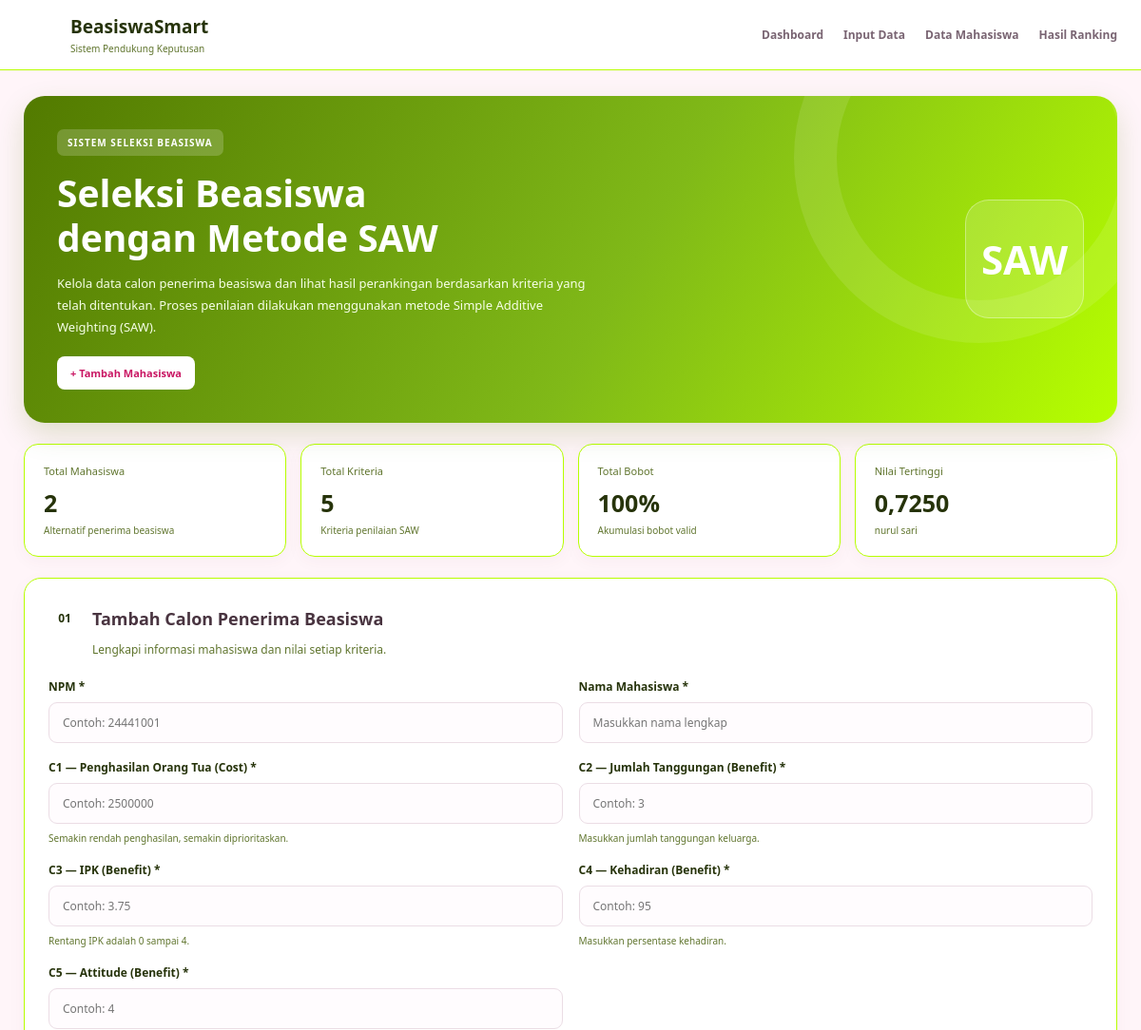
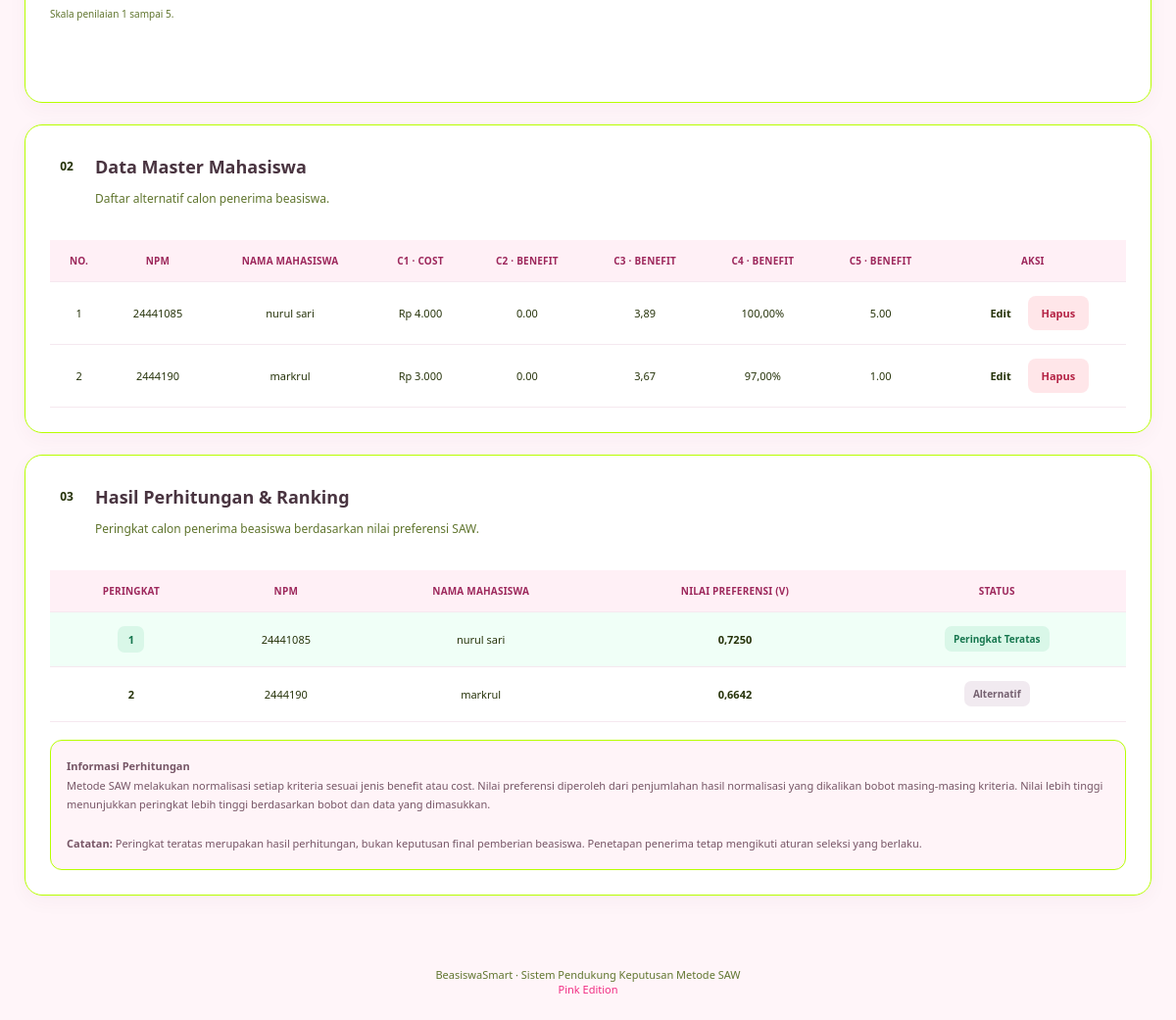
The page / on the database its author committed (2 pictures, top to bottom).
### tables this page shows
CREATE TABLE `mahasiswa` (
  `id` int(11) NOT NULL,
  `npm` varchar(20) NOT NULL,
  `nama` varchar(100) NOT NULL,
  `c1` decimal(12,2) NOT NULL,
  `c2` decimal(8,2) NOT NULL,
  `c3` decimal(5,2) NOT NULL,
  `c4` decimal(5,2) NOT NULL,
  `c5` decimal(5,2) NOT NULL
);

### index.php (the view, shortened to what this page needs)
<?php
include 'koneksi.php';
$edit_data = null;
$kriteria = array();
$q_kriteria = mysqli_query(
    $conn,
    "SELECT * FROM kriteria ORDER BY kode"
);
if ($q_kriteria) {
    while ($row = mysqli_fetch_assoc($q_kriteria)) {
        $kriteria[$row['kode']] = array(
            'nama' => $row['nama'],
            'type' => $row['type'],
            'bobot' => (float)$row['bobot']
        );
    }
}
$mahasiswa = array();
$q_mhs = mysqli_query(
    $conn,
    "SELECT * FROM mahasiswa ORDER BY id"
);
if ($q_mhs) {
    while ($row = mysqli_fetch_assoc($q_mhs)) {
        $mahasiswa[] = $row;
    }
}
$hasil_saw = array();
$total_bobot = array_sum(array_column($kriteria, 'bobot'));
$bobot_valid = !empty($kriteria)
    && abs($total_bobot - 1.0) < 0.0001;
if ($bobot_valid && !empty($mahasiswa)) {
    $acuan = array();
    foreach ($kriteria as $kode => $attr) {
        $kolom = strtolower($kode);
        $values = array_map(
            function ($mhs) use ($kolom) {
                return (float)$mhs[$kolom];
            },
            $mahasiswa
        );
        if ($attr['type'] === 'cost') {
            $positif = array_values(
                array_filter(
                    $values,
                    function ($v) {
                        return $v > 0;
                    }
                )
            );
            $acuan[$kode] = !empty($positif)
                ? min($positif)
                : 0;
        } else {
            $acuan[$kode] = max($values);
        }
    }
    foreach ($mahasiswa as $mhs) {
        $nilai_v = 0;
        foreach ($kriteria as $kode => $attr) {
            $kolom = strtolower($kode);
            $nilai = (float)$mhs[$kolom];
            $pembagi = $acuan[$kode];
            if ($attr['type'] === 'benefit') {
                $normalisasi = $pembagi > 0
                    ? $nilai / $pembagi
                    : 0;
            } else {
                $normalisasi = ($nilai > 0 && $pembagi > 0)
                    ? $pembagi / $nilai
                    : 0;
            }
            $nilai_v += $attr['bobot'] * $normalisasi;
        }
        $hasil_saw[] = array(
            'id' => $mhs['id'],
            'npm' => $mhs['npm'],
            'nama' => $mhs['nama'],
            'c1' => $mhs['c1'],
            'c2' => $mhs['c2'],
            'c3' => $mhs['c3'],
            'c4' => $mhs['c4'],
            'c5' => $mhs['c5'],
            'nilai_v' => $nilai_v
        );
    }
    usort($hasil_saw, function ($a, $b) {
        if ($a['nilai_v'] == $b['nilai_v']) {
            return 0;
        }
        return ($a['nilai_v'] < $b['nilai_v']) ? 1 : -1;
    });
}
function e($nilai) {
    return htmlspecialchars((string)$nilai, ENT_QUOTES, 'UTF-8');
}
function nilai_form($data, $kolom) {
    return e($data[$kolom] ?? '');
}
$total_mahasiswa = count($mahasiswa);
$total_kriteria = count($kriteria);
$nilai_tertinggi = !empty($hasil_saw)
    ? $hasil_saw[0]['nilai_v']
    : 0;
?>
<!DOCTYPE html>
<html lang="id">
<head>
</head>
<body>
<nav class="navbar">
    <div class="nav-inner">
        <div class="logo">
            <div class="logo-icon">SAW</div>
            <div>
                BeasiswaSmart
                <small>Sistem Pendukung Keputusan</small>
            </div>
        </div>
        <div class="nav-links">
            <a href="#dashboard">Dashboard</a>
            <a href="#input">Input Data</a>
            <a href="#data">Data Mahasiswa</a>
            <a href="#ranking">Hasil Ranking</a>
        </div>
    </div>
</nav>
<main class="container">
    <section class="hero" id="dashboard">
        <div class="hero-content">
            <span class="eyebrow">SISTEM SELEKSI BEASISWA</span>
            <h1>Seleksi Beasiswa<br>dengan Metode SAW</h1>
            <p>
                Kelola data calon penerima beasiswa dan lihat hasil
                perankingan berdasarkan kriteria yang telah ditentukan.
                Proses penilaian dilakukan menggunakan metode
                Simple Additive Weighting (SAW).
            </p>
            <a class="btn" href="#input"
               style="background:white;color:#C91663;margin-top:5px;">
                + Tambah Mahasiswa
            </a>
        </div>
        <div class="hero-icon">SAW</div>
    </section>
    <section class="stats">
        <div class="stat">
            <div class="stat-label">Total Mahasiswa</div>
            <div class="stat-value"><?= $total_mahasiswa; ?></div>
            <div class="stat-desc">Alternatif penerima beasiswa</div>
        </div>
        <div class="stat">
            <div class="stat-label">Total Kriteria</div>
            <div class="stat-value"><?= $total_kriteria; ?></div>
            <div class="stat-desc">Kriteria penilaian SAW</div>
        </div>
        <div class="stat">
            <div class="stat-label">Total Bobot</div>
            <div class="stat-value">
                <?= number_format($total_bobot * 100, 0, ',', '.'); ?>%
            </div>
            <div class="stat-desc">
                <?= $bobot_valid ? 'Akumulasi bobot valid' : 'Periksa bobot kriteria'; ?>
            </div>
        </div>
        <div class="stat">
            <div class="stat-label">Nilai Tertinggi</div>
            <div class="stat-value">
                <?= !empty($hasil_saw)
                    ? number_format($nilai_tertinggi, 4, ',', '.')
                    : '-'; ?>
            </div>
            <div class="stat-desc">
                <?= !empty($hasil_saw)
                    ? e($hasil_saw[0]['nama'])
                    : 'Belum ada hasil perhitungan'; ?>
            </div>
        </div>
    </section>
    <section class="card" id="input">
        <div class="section-title">
            <div class="section-number">01</div>
            <h2>
                <?= $edit_data
                    ? 'Edit Data Mahasiswa'
                    : 'Tambah Calon Penerima Beasiswa'; ?>
            </h2>
        </div>
        <p class="subtitle">
            Lengkapi informasi mahasiswa dan nilai setiap kriteria.
        </p>
        <form method="POST" action="index.php#input">
            <div class="form-grid">
                <div class="field">
                    <label>NPM *</label>
                    <input type="text" name="npm" required
                        value="<?= nilai_form($edit_data, 'npm'); ?>"
                        placeholder="Contoh: 24441001">
                </div>
                <div class="field">
                    <label>Nama Mahasiswa *</label>
                    <input type="text" name="nama" required
                        value="<?= nilai_form($edit_data, 'nama'); ?>"
                        placeholder="Masukkan nama lengkap">
                </div>
                <div class="field">
                    <label>C1 — Penghasilan Orang Tua (Cost) *</label>
                    <input type="number" name="c1" min="0"
                        step="0.01" required
                        value="<?= nilai_form($edit_data, 'c1'); ?>"
                        placeholder="Contoh: 2500000">
                    <span class="hint">Semakin rendah penghasilan, semakin diprioritaskan.</span>
                </div>
                <div class="field">
                    <label>C2 — Jumlah Tanggungan (Benefit) *</label>
                    <input type="number" name="c2" min="0"
                        step="1" required
                        value="<?= nilai_form($edit_data, 'c2'); ?>"
                        placeholder="Contoh: 3">
                    <span class="hint">Masukkan jumlah tanggungan keluarga.</span>
                </div>
                <div class="field">
                    <label>C3 — IPK (Benefit) *</label>
                    <input type="number" name="c3" min="0" max="4"
                        step="0.01" required
                        value="<?= nilai_form($edit_data, 'c3'); ?>"
                        placeholder="Contoh: 3.75">
                    <span class="hint">Rentang IPK adalah 0 sampai 4.</span>
                </div>
                <div class="field">
                    <label>C4 — Kehadiran (Benefit) *</label>
                    <input type="number" name="c4" min="0" max="100"
                        step="0.01" required
                        value="<?= nilai_form($edit_data, 'c4'); ?>"
                        placeholder="Contoh: 95">
                    <span class="hint">Masukkan persentase kehadiran.</span>
                </div>
                <div class="field">
                    <label>C5 — Attitude (Benefit) *</label>
                    <input type="number" name="c5" min="1" max="5"
                        step="1" required
                        value="<?= nilai_form($edit_data, 'c5'); ?>"
                        placeholder="Contoh: 4">
                    <span class="hint">Skala penilaian 1 sampai 5.</span>
                </div>
            </div>
            <div class="actions">
                <button class="btn btn-primary" type="submit"
                    name="<?= $edit_data ? 'update' : 'tambah'; ?>">
                </button>
            </div>
        </form>
    </section>
    <section class="card" id="data">
        <div class="section-title">
            <div class="section-number">02</div>
            <h2>Data Master Mahasiswa</h2>
        </div>
        <p class="subtitle">
            Daftar alternatif calon penerima beasiswa.
        </p>
        <div class="table-wrap">
        <table>
            <thead>
                <tr>
                    <th>No.</th>
                    <th>NPM</th>
                    <th>Nama Mahasiswa</th>
                    <th>C1 · Cost</th>
                    <th>C2 · Benefit</th>
                    <th>C3 · Benefit</th>
                    <th>C4 · Benefit</th>
                    <th>C5 · Benefit</th>
                    <th>Aksi</th>
                </tr>
            </thead>
            <tbody>
            <?php if (empty($mahasiswa)): ?>
                <tr>
                    <td colspan="9" class="empty">
                        Belum ada data mahasiswa. Silakan tambahkan melalui formulir.
                    </td>
                </tr>
            <?php else: ?>
                <?php foreach ($mahasiswa as $i => $mhs): ?>
                <tr>
                    <td><?= $i + 1; ?></td>
                    <td><?= e($mhs['npm']); ?></td>
                    <td><?= e($mhs['nama']); ?></td>
                    <td>Rp <?= number_format((float)$mhs['c1'], 0, ',', '.'); ?></td>
                    <td><?= e($mhs['c2']); ?></td>
                    <td><?= number_format((float)$mhs['c3'], 2, ',', '.'); ?></td>
                    <td><?= number_format((float)$mhs['c4'], 2, ',', '.'); ?>%</td>
                    <td><?= e($mhs['c5']); ?></td>
                    <td>
                        <a class="btn btn-soft"
                           href="?edit=<?= (int)$mhs['id']; ?>#input">Edit</a>
                        <a class="btn btn-delete"
                           href="?hapus=<?= (int)$mhs['id']; ?>"
                           onclick="return confirm('Yakin ingin menghapus data ini?')">
                           Hapus
                        </a>
                    </td>
                </tr>
                <?php endforeach; ?>
            <?php endif; ?>
            </tbody>
        </table>
        </div>
    </section>
    <section class="card" id="ranking">
        <div class="section-title">
            <div class="section-number">03</div>
            <h2>Hasil Perhitungan &amp; Ranking</h2>
        </div>
        <p class="subtitle">
            Peringkat calon penerima beasiswa berdasarkan nilai preferensi SAW.
        </p>
        <?php if (!$bobot_valid): ?>
            <div class="notice">
                Total bobot kriteria harus sama dengan 1,00.
                Periksa tabel kriteria pada database.
            </div>
        <?php elseif (empty($mahasiswa)): ?>
            <div class="empty">
                Ranking akan muncul setelah data mahasiswa ditambahkan.
            </div>
        <?php else: ?>
            <div class="table-wrap">
            <table>
                <thead>
                    <tr>
                        <th>Peringkat</th>
                        <th>NPM</th>
                        <th>Nama Mahasiswa</th>
                        <th>Nilai Preferensi (V)</th>
                        <th>Status</th>
                    </tr>
                </thead>
                <tbody>
                <?php foreach ($hasil_saw as $i => $row): ?>
                    <tr class="<?= $i === 0 ? 'rank-first' : ''; ?>">
                        <td><span class="rank-badge"><?= $i + 1; ?></span></td>
                        <td><?= e($row['npm']); ?></td>
                        <td><?= e($row['nama']); ?></td>
                        <td><strong><?= number_format($row['nilai_v'], 4, ',', '.'); ?></strong></td>
                        <td>
                            <?php if ($i === 0): ?>
                                <span class="status status-first">Peringkat Teratas</span>
                            <?php else: ?>
                                <span class="status">Alternatif</span>
                            <?php endif; ?>
                        </td>
                    </tr>
                <?php endforeach; ?>
                </tbody>
            </table>
            </div>
            <div class="info-box">
                <strong>Informasi Perhitungan</strong><br>
                Metode SAW melakukan normalisasi setiap kriteria sesuai
                jenis benefit atau cost. Nilai preferensi diperoleh dari
                penjumlahan hasil normalisasi yang dikalikan bobot masing-masing
                kriteria. Nilai lebih tinggi menunjukkan peringkat lebih tinggi
                berdasarkan bobot dan data yang dimasukkan.
                <br><br>
                <strong>Catatan:</strong> Peringkat teratas merupakan hasil
                perhitungan, bukan keputusan final pemberian beasiswa.
                Penetapan penerima tetap mengikuti aturan seleksi yang berlaku.
            </div>
        <?php endif; ?>
    </section>
</main>
<footer>
    BeasiswaSmart · Sistem Pendukung Keputusan Metode SAW<br>
    <span style="color:#F12D83;">Pink Edition</span>
</footer>
</body>
</html>

### rows shown on the page
mahasiswa: nama "nurul sari", npm "24441085", c1 "4.000", c2 "0.00", c3 "3,89", c4 "100,00", c5 "5.00", nilai_v "0,7250", shows "Peringkat Teratas"
mahasiswa: npm "2444190", nama "markrul", c1 "3.000", c2 "0.00", c3 "3,67", c4 "97,00", c5 "1.00", nilai_v "0,6642", shows "Alternatif"

### other values the page prints
$total_mahasiswa "2"
$total_kriteria "5"
$total_bobot * 100 "100"
$nilai_tertinggi "0,7250"
